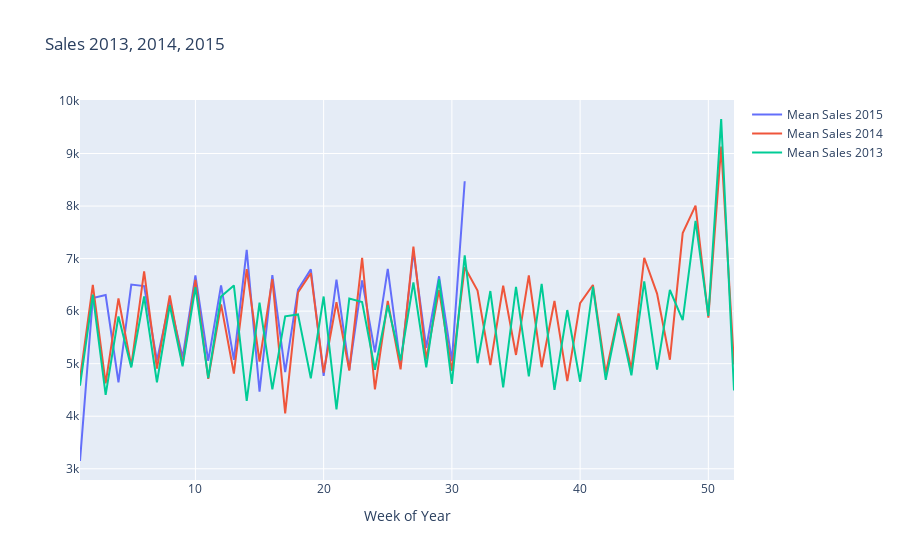

Notebook source saved alongside this figure:
### Code cell
fig = go.Figure()
fig.add_trace(go.Scatter( x = weekly_sales2015.index, y = weekly_sales2015[:], name = 'Mean Sales 2015', mode = 'lines') )
fig.add_trace(go.Scatter( x = weekly_sales2014.index, y = weekly_sales2014[:], name = 'Mean Sales 2014', mode = 'lines') )
fig.add_trace(go.Scatter( x = weekly_sales2013.index, y = weekly_sales2013[:], name = 'Mean Sales 2013', mode = 'lines') )
fig.update_layout(title = 'Sales 2013, 2014, 2015', xaxis_title = 'Week of Year')
